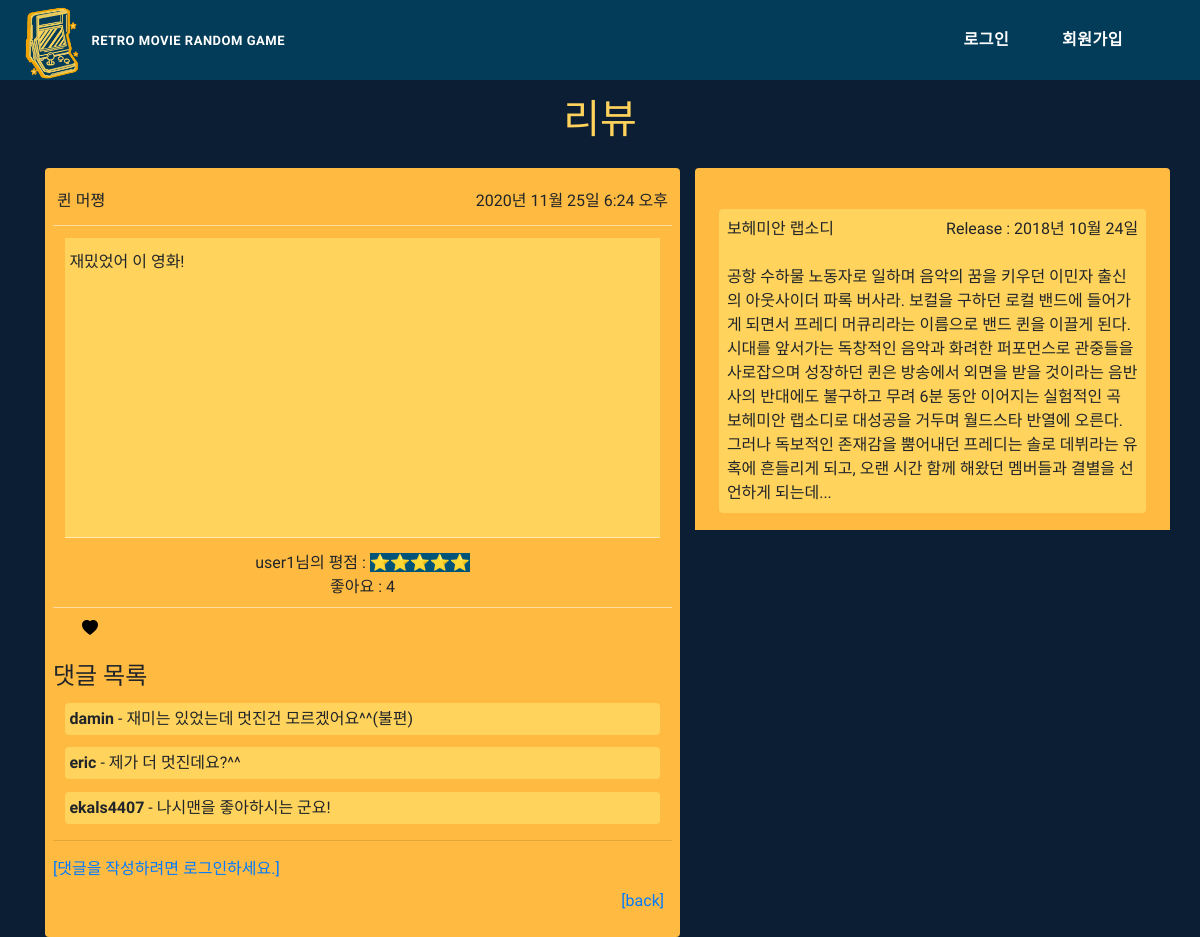
/articles/1/, run on the app's committed database.
### articles/models.py (models this page shows, shortened)
class Article(models.Model):
    user = models.ForeignKey(settings.AUTH_USER_MODEL, on_delete=models.CASCADE)
    like_user = models.ManyToManyField(settings.AUTH_USER_MODEL, related_name='like_articles')
    movie = models.ForeignKey(game_models.Movie, on_delete=models.CASCADE)
    title = models.CharField(max_length=30)
    content = models.TextField()
    created_at = models.DateTimeField(auto_now_add=True)
    updated_at = models.DateTimeField(auto_now=True)
    rating = models.IntegerField(validators=[MinValueValidator(1), MaxValueValidator(5)])

class Comment(models.Model):
    article = models.ForeignKey(Article, on_delete=models.CASCADE)
    user = models.ForeignKey(settings.AUTH_USER_MODEL, on_delete=models.CASCADE)
    content = models.CharField(max_length=200)
    created_at = models.DateTimeField(auto_now_add=True)
    updated_at = models.DateTimeField(auto_now=True)

### accounts/models.py (models this page shows)
class User(AbstractUser):
    pass

### game/models.py (models this page shows)
class Movie(models.Model):
    title = models.CharField(max_length=100)
    release_date = models.DateField(null=True)
    popularity = models.FloatField(null=True)
    revenue = models.IntegerField(null=True)
    vote_average = models.FloatField(null=True)
    overview = models.TextField(null=True)
    poster_path = models.CharField(null=True,max_length=500)
    genres = models.ManyToManyField(Genre)
    like_user = models.ManyToManyField(settings.AUTH_USER_MODEL, related_name='like_movies')

### articles/views.py (the view)
# urls.py: path('<int:article_pk>/',views.detail,name='detail'),
def detail(request,article_pk):
    article = get_object_or_404(Article,pk=article_pk)
    comments = article.comment_set.all()
    comment_form = CommentForm()
    context={
        'article':article,
        'comment_form': comment_form,
        'comments': comments,
    }
    return render(request,'articles/detail.html',context)

### articles/templates/articles/detail.html (shortened to what this page needs)
{% extends 'base.html' %}
{% load bootstrap4 %}
{% load static %}
  {% block css %}
    <link rel="stylesheet" href="{% static 'stylesheets/articles_detail.css' %}">
  {% endblock %}
{% block content %}
<h1 class="text-center mt-3"> 리뷰 </h1>
<div class="row">
  <div class="col-7">
    <div class="article rounded-top">
      <div class="row justify-content-between m-0 article-header align-items-center p-1">
        <span>
          {{article.title}}
        </span>
        <span>
          {% if article.updated_at != article.created_at %}
          <span>수정 : {{article.updated_at}}</span>
          {% else %}
          <span>{{article.created_at}}</span>
          {% endif %}
        </span>
      </div>
      <div class="article-content p-1">
        <div class="pt-2">
          {{article.content}}
        </div>
      </div>
      <div class="m-0 line pb-2 d-flex flex-column align-items-center">
        <div>
          {{ article.user }}님의 평점 : <span style="background-color:#005479">{% if article.rating == 1 %}⭐
          {%elif article.rating == 2 %}⭐⭐
          {%elif article.rating == 3 %}⭐⭐⭐
          {%elif article.rating == 4 %}⭐⭐⭐⭐
          {% else %}⭐⭐⭐⭐⭐
          {% endif %}</span>
        </div>
        <div>
          좋아요 : <span id="likeCount-{{article.pk}}" class="d-inline">{{ article.like_user.all|length }}</span>
        </div>
      </div>
      <div class="d-flex justify-content-between">
        <div class="pl-3 pr-3">
          <form action="{% url 'articles:like' article.pk %}"method="POST" id="form_like" data-articleId="{{article.pk}}" class="d-inline">
            {% if user in article.like_user.all %}
              <button class="btn btn-link" style="box-shadow: none !important;">
                <svg width="1em" height="1em" viewBox="0 0 16 16" class="bi bi-heart-fill heart-{{article.pk}}" style="color:crimson;" fill="currentColor" xmlns="http://www.w3.org/2000/svg">
                  <path fill-rule="evenodd" d="M8 1.314C12.438-3.248 23.534 4.735 8 15-7.534 4.736 3.562-3.248 8 1.314z"/>
                </svg>
              </button>
            {% else %}
              <button class="btn btn-link" style="box-shadow: none !important;">
                <svg width="1em" height="1em" viewBox="0 0 16 16" class="bi bi-heart-fill heart-{{article.pk}}" style="color:black;" fill="currentColor" xmlns="http://www.w3.org/2000/svg">
                  <path fill-rule="evenodd" d="M8 1.314C12.438-3.248 23.534 4.735 8 15-7.534 4.736 3.562-3.248 8 1.314z"/>
                </svg>
              </button>
            {% endif %}
          </form>
        </div>
      </div>
    </div>
    <div class="comment">
      <h4>댓글 목록</h4>
      {% for comment in comments %}
        <div class="comment-item rounded p-1 d-flex felx-column justify-content-between">
          <div><strong>{{ comment.user }}</strong> - {{ comment.content }}</div>
        </div>
      {% empty %}
        <p><b>댓글이 없어요..</b></p>
      {% endfor %}
      <hr>
      {% if request.user.is_authenticated %}
        <form action="{% url 'articles:create_comment' article.pk %}" method="POST">
          {% csrf_token %}
          {{ comment_form }}
          {% comment %} <input type="submit" class="submit-btn"> {% endcomment %}
        </form>
      {% else %}
      <a href="{% url 'accounts:login' %}">[댓글을 작성하려면 로그인하세요.]</a>
      {% endif %}
    </div>
    <div class="article-footer rounded-bottom">
      <div class="d-flex justify-content-end">
        <div class="pl-3 pr-3">
          <a href="{% url 'articles:index' %}">[back]</a>
        </div>
      </div>
    </div>
  </div>
  <div class="col-5 article rounded-top ">
    <div class="d-flex justify-content-center ">
      <div class="col-7">
      </div>
    </div>
    <div class="movie-content p-2 rounded">
      <div class="d-flex justify-content-between">
        <div>{{article.movie.title}}</div>
        <div>Release : {{article.movie.release_date}}</div>
      </div>
      <br>
      <div>{{article.movie.overview}}</div>
    </div>
  </div>
</div>
{% endblock content %}

### config/static/stylesheets/articles_detail.css (style rules this page uses)
h1 { color:#ffd35c }
.article { background: #ffba41; margin: auto; padding: 0.5rem; margin-top: 1rem; }
.article-header { height: 50px; border-bottom: 1px solid rgba(255, 255, 255, .5); }
.article-content { height:300px; background-color: #ffd35c; border-bottom: 1px solid rgba(255, 255, 255, .5); margin:2%; }
.article-footer { height: 3rem; background: #ffba41; }
.comment { background: #ffba41; margin: auto; padding: 0.5rem; }
.comment-item { background-color: #ffd35c; margin:2%; }
.movie-content { background-color: #ffd35c; margin:2%; }
.line { border-bottom: 1px solid rgba(255, 255, 255, .5); }

### config/static/stylesheets/style.css (style rules this page uses)
body { font-weight: 100; font-family: 'Sunflower' !important ; }

### data on the page
Article: title "퀸 머쪙", created_at "2020년 11월 25일 6:24 오후", content "재밌었어 이 영화!", user "user1", like_user.all|length "4", movie "보헤미안 랩소디", movie.release_date "2018년 10월 24일", movie.overview "공항 수하물 노동자로 일하며 음악의 꿈을 키우던 이민자 출신의 아웃사이더 파록 버사라. 보컬을 구하던 로컬 밴드에 들어가게 되면서 프레디 머큐리라는 이름으로 밴드 퀸을 이끌게 된다. 시대를 앞서가는 독창적인 음악과 화려한 퍼포먼스로 관중들을 사로잡으며 성장하던 퀸은 방송에서 외면을 받을 것이라는 음반사의 반대에도 불구하고 무려 6분 동안 이어지는 실험적인 곡 보헤미안 랩소디로 대성공을 거두며 월드스타 반열에 오른다. 그러나 독보적인 존재감을 뿜어내던 프레디는 솔로 데뷔라는 유혹에 흔들리게 되고, 오랜 시간 함께 해왔던 멤버들과 결별을 선언하게 되는데..."
Comment: user "damin", content "재미는 있었는데 멋진건 모르겠어요^^(불편)"
Comment: user "eric", content "제가 더 멋진데요?^^"
Comment: user "ekals4407", content "나시맨을 좋아하시는 군요!"
